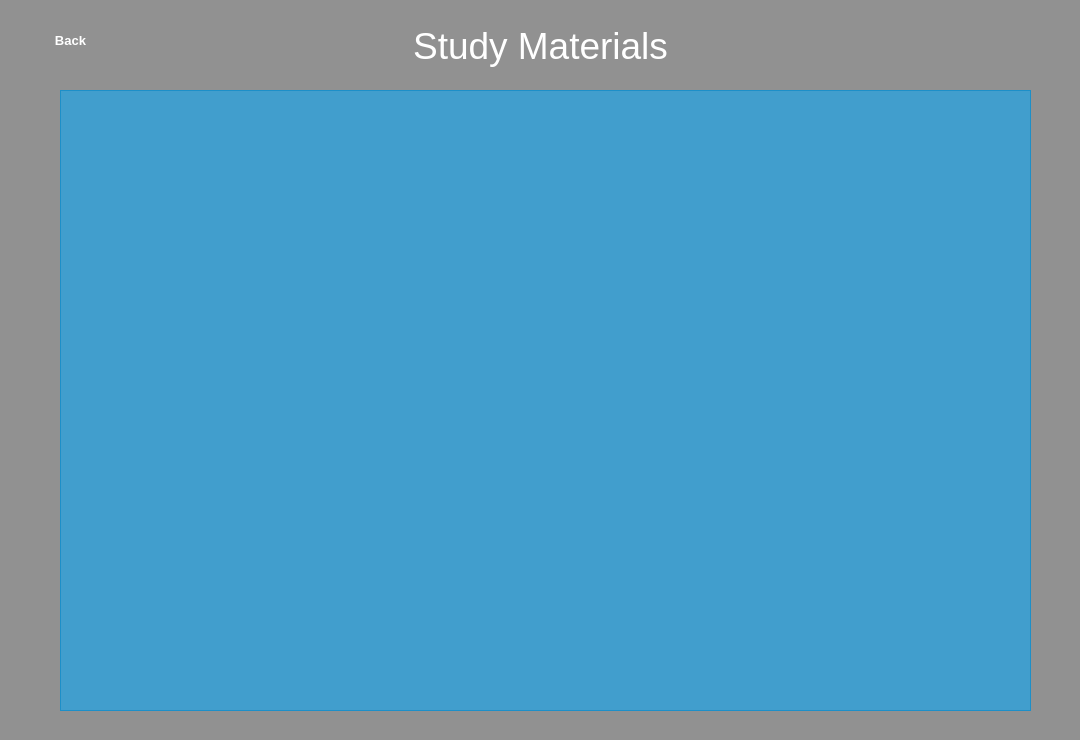
<?xml version="1.0" encoding="UTF-8"?>
<ui version="4.0">
 <class>MainWindow</class>
 <widget class="QMainWindow" name="MainWindow">
  <property name="geometry">
   <rect>
    <x>0</x>
    <y>0</y>
    <width>1080</width>
    <height>740</height>
   </rect>
  </property>
  <property name="minimumSize">
   <size>
    <width>1080</width>
    <height>740</height>
   </size>
  </property>
  <property name="maximumSize">
   <size>
    <width>1080</width>
    <height>740</height>
   </size>
  </property>
  <property name="windowTitle">
   <string>NEBULA - Study Materials</string>
  </property>
  <property name="styleSheet">
   <string notr="true">background-color: rgb(145, 145, 145);</string>
  </property>
  <widget class="QWidget" name="centralwidget">
   <widget class="QLabel" name="imgBackground">
    <property name="geometry">
     <rect>
      <x>0</x>
      <y>0</y>
      <width>1200</width>
      <height>850</height>
     </rect>
    </property>
    <property name="text">
     <string/>
    </property>
    <property name="scaledContents">
     <bool>true</bool>
    </property>
   </widget>
   <widget class="QTextBrowser" name="txtInput">
    <property name="geometry">
     <rect>
      <x>60</x>
      <y>90</y>
      <width>971</width>
      <height>621</height>
     </rect>
    </property>
    <property name="font">
     <font>
      <family>Segoe UI</family>
      <pointsize>12</pointsize>
     </font>
    </property>
    <property name="styleSheet">
     <string notr="true">background-color: rgba(0, 170, 255, 55%);
      color: rgb(255, 255, 255);
     </string>
    </property>
    <property name="html">
     <string>&lt;!DOCTYPE HTML PUBLIC &quot;-//W3C//DTD HTML 4.0//EN&quot; &quot;http://www.w3.org/TR/REC-html40/strict.dtd&quot;&gt;
      &lt;html&gt;&lt;head&gt;&lt;meta name=&quot;qrichtext&quot; content=&quot;1&quot; /&gt;&lt;style type=&quot;text/css&quot;&gt;
      p, li { white-space: pre-wrap; }
      &lt;/style&gt;&lt;/head&gt;&lt;body style=&quot; font-family:'Segoe UI'; font-size:12pt; font-weight:400;
      font-style:normal;&quot;&gt;
      &lt;p style=&quot;-qt-paragraph-type:empty; margin-top:12px; margin-bottom:12px; margin-left:0px;
      margin-right:0px; -qt-block-indent:0; text-indent:0px;&quot;&gt;&lt;br /&gt;&lt;/p&gt;&lt;/body&gt;&lt;/html&gt;
     </string>
    </property>
   </widget>
   <widget class="QLabel" name="lblSubHeader">
    <property name="geometry">
     <rect>
      <x>220</x>
      <y>0</y>
      <width>641</width>
      <height>91</height>
     </rect>
    </property>
    <property name="font">
     <font>
      <family>Segoe UI</family>
      <pointsize>28</pointsize>
     </font>
    </property>
    <property name="styleSheet">
     <string notr="true">color: rgb(255, 255, 255);
      background: transparent;
     </string>
    </property>
    <property name="text">
     <string>Study Materials</string>
    </property>
    <property name="alignment">
     <set>Qt::AlignCenter</set>
    </property>
    <property name="wordWrap">
     <bool>true</bool>
    </property>
   </widget>
   <widget class="QToolButton" name="btnBack">
    <property name="geometry">
     <rect>
      <x>10</x>
      <y>10</y>
      <width>121</width>
      <height>61</height>
     </rect>
    </property>
    <property name="font">
     <font>
      <family>Segoe UI</family>
      <pointsize>10</pointsize>
      <weight>75</weight>
      <bold>true</bold>
     </font>
    </property>
    <property name="layoutDirection">
     <enum>Qt::LeftToRight</enum>
    </property>
    <property name="styleSheet">
     <string notr="true">#btnBack {

      background-color: transparent;
      color: rgb(255, 255, 255);
      border: none;
      border-radius: 10px;
      }
      #btnBack:hover{


      background-color: rgba(85, 170, 255, 55%);
      color: rgb(255, 255, 255);
      }
      #btnBack:pressed {
      background-color: transparent;
      color: rgb(255, 255, 255);
      }
     </string>
    </property>
    <property name="text">
     <string>Back</string>
    </property>
    <property name="iconSize">
     <size>
      <width>30</width>
      <height>30</height>
     </size>
    </property>
    <property name="toolButtonStyle">
     <enum>Qt::ToolButtonTextBesideIcon</enum>
    </property>
   </widget>
  </widget>
 </widget>
 <resources/>
 <connections/>
</ui>
